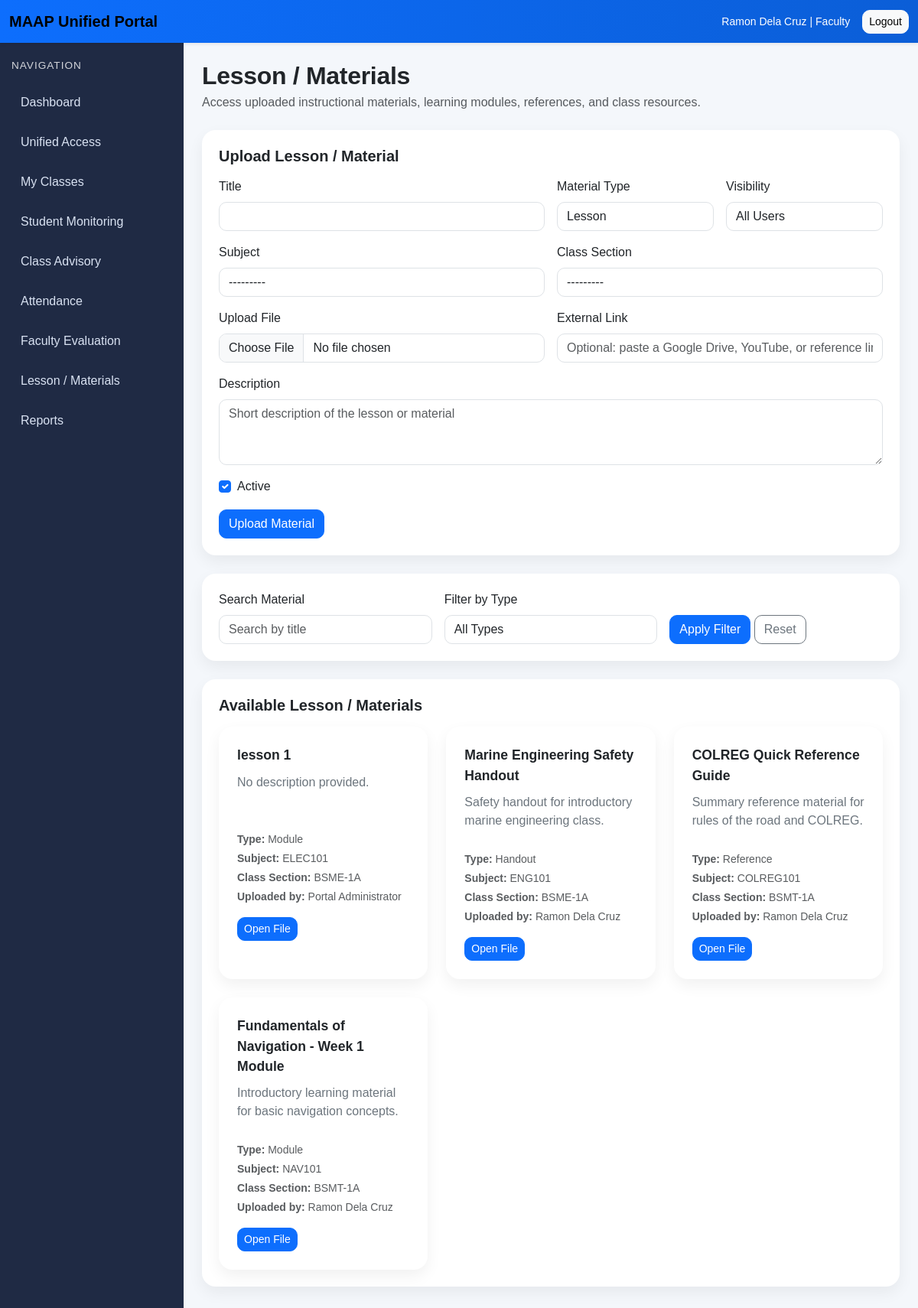
/materials/ (signed in), run on the app's committed database.
### accounts/models.py (models this page shows, shortened)
class CustomUser(AbstractUser):
    ROLE_CHOICES = [
        ("admin", "Admin"),
        ("faculty", "Faculty"),
        ("student", "Student"),
    ]
    role = models.CharField(max_length=20, choices=ROLE_CHOICES, default="student")

### materials/models.py (models this page shows, shortened)
class LessonMaterial(models.Model):
    MATERIAL_TYPE_CHOICES = [
        ("lesson", "Lesson"),
        ("module", "Module"),
        ("presentation", "Presentation"),
        ("handout", "Handout"),
        ("activity", "Activity"),
        ("reference", "Reference"),
        ("link", "External Link"),
    ]
    VISIBILITY_CHOICES = [
        ("all", "All Users"),
        ("students", "Students Only"),
        ("faculty", "Faculty Only"),
    ]
    title = models.CharField(max_length=200)
    description = models.TextField(blank=True)
    material_type = models.CharField(
        max_length=30,
        choices=MATERIAL_TYPE_CHOICES,
        default="lesson"
    )
    subject = models.ForeignKey(
        Subject,
        on_delete=models.SET_NULL,
        null=True,
        blank=True,
        related_name="lesson_materials"
    )
    class_section = models.ForeignKey(
        ClassSection,
        on_delete=models.SET_NULL,
        null=True,
        blank=True,
        related_name="lesson_materials"
    )
    file = models.FileField(
        upload_to="lesson_materials/",
        null=True,
        blank=True
    )
    external_link = models.URLField(blank=True)
    visibility = models.CharField(
        max_length=20,
        choices=VISIBILITY_CHOICES,
        default="all"
    )
    uploaded_by = models.ForeignKey(
        settings.AUTH_USER_MODEL,
        on_delete=models.SET_NULL,
        null=True,
        blank=True,
        related_name="uploaded_lesson_materials"
    )
    is_active = models.BooleanField(default=True)
    uploaded_at = models.DateTimeField(auto_now_add=True)
    class Meta:
        ordering = ["-uploaded_at"]

### academics/models.py (models this page shows)
class Subject(models.Model):
    code = models.CharField(max_length=20, unique=True)
    title = models.CharField(max_length=200)
    units = models.PositiveIntegerField(default=3)
    department = models.ForeignKey(
        Department,
        on_delete=models.SET_NULL,
        null=True,
        blank=True,
        related_name="subjects"
    )
    class Meta:
        ordering = ["code"]
    def __str__(self):
        return f"{self.code} - {self.title}"

class ClassSection(models.Model):
    subject = models.ForeignKey(
        Subject,
        on_delete=models.CASCADE,
        related_name="class_sections"
    )
    faculty = models.ForeignKey(
        FacultyProfile,
        on_delete=models.SET_NULL,
        null=True,
        blank=True,
        related_name="classes_handled"
    )
    section_name = models.CharField(max_length=50)
    term = models.CharField(max_length=30)
    school_year = models.CharField(max_length=20)
    schedule = models.CharField(max_length=100, blank=True)
    room = models.CharField(max_length=50, blank=True)
    class Meta:
        ordering = ["school_year", "term", "section_name"]
        unique_together = ("subject", "section_name", "term", "school_year")
    def __str__(self):
        return f"{self.subject.code} - {self.section_name} ({self.term} {self.school_year})"

### materials/views.py (the view)
# urls.py: path("", views.lesson_materials_repository, name="lesson-materials"),
@login_required
def lesson_materials_repository(request):
    can_upload = request.user.role in ["admin", "faculty"]
    if request.method == "POST":
        if not can_upload:
            messages.error(request, "You are not allowed to upload lesson materials.")
            return redirect("lesson-materials")
        form = LessonMaterialForm(request.POST, request.FILES, user=request.user)
        if form.is_valid():
            material = form.save(commit=False)
            material.uploaded_by = request.user
            material.save()
            messages.success(request, "Lesson material uploaded successfully.")
            return redirect("lesson-materials")
    else:
        form = LessonMaterialForm(user=request.user)
    materials = (
        LessonMaterial.objects
        .filter(is_active=True)
        .select_related("subject", "class_section", "uploaded_by")
        .order_by("-uploaded_at")
    )
    if request.user.role == "student":
        materials = materials.exclude(visibility="faculty")
    elif request.user.role == "faculty":
        materials = materials.exclude(visibility="students")
    elif request.user.role != "admin":
        materials = materials.filter(visibility="all")
    selected_type = request.GET.get("type", "")
    selected_keyword = request.GET.get("q", "")
    if selected_type:
        materials = materials.filter(material_type=selected_type)
    if selected_keyword:
        materials = materials.filter(title__icontains=selected_keyword)
    context = {
        "page_title": "Lesson / Materials",
        "form": form,
        "materials": materials,
        "can_upload": can_upload,
        "selected_type": selected_type,
        "selected_keyword": selected_keyword,
        "material_type_choices": LessonMaterial.MATERIAL_TYPE_CHOICES,
    }
    return render(request, "materials/lesson_materials_repository.html", context)

### templates/materials/lesson_materials_repository.html (shortened to what this page needs)
{% extends "base.html" %}
{% block content %}
<div class="page-header">
    <h2 class="fw-bold mb-1">Lesson / Materials</h2>
    <p class="text-muted mb-0">
        Access uploaded instructional materials, learning modules, references, and class resources.
    </p>
</div>
{% if can_upload %}
<div class="section-box mb-4">
    <h5 class="fw-bold mb-3">Upload Lesson / Material</h5>
    <form method="post" enctype="multipart/form-data">
        <div class="row g-3">
            <div class="col-md-6">
                <label class="form-label">Title</label>
                {{ form.title }}
            </div>
            <div class="col-md-3">
                <label class="form-label">Material Type</label>
                {{ form.material_type }}
            </div>
            <div class="col-md-3">
                <label class="form-label">Visibility</label>
                {{ form.visibility }}
            </div>
            <div class="col-md-6">
                <label class="form-label">Subject</label>
                {{ form.subject }}
            </div>
            <div class="col-md-6">
                <label class="form-label">Class Section</label>
                {{ form.class_section }}
            </div>
            <div class="col-md-6">
                <label class="form-label">Upload File</label>
                {{ form.file }}
            </div>
            <div class="col-md-6">
                <label class="form-label">External Link</label>
                {{ form.external_link }}
            </div>
            <div class="col-12">
                <label class="form-label">Description</label>
                {{ form.description }}
            </div>
            <div class="col-12">
                <div class="form-check">
                    {{ form.is_active }}
                    <label class="form-check-label">Active</label>
                </div>
            </div>
        </div>
        <button type="submit" class="btn btn-primary mt-3">
            Upload Material
        </button>
    </form>
</div>
{% endif %}
<div class="section-box mb-4">
    <form method="get" class="row g-3 align-items-end">
        <div class="col-md-4">
            <label class="form-label">Search Material</label>
            <input type="text"
                   name="q"
                   class="form-control"
                   value="{{ selected_keyword }}"
                   placeholder="Search by title">
        </div>
        <div class="col-md-4">
            <label class="form-label">Filter by Type</label>
            <select name="type" class="form-control">
                <option value="">All Types</option>
            </select>
        </div>
        <div class="col-md-4">
            <button type="submit" class="btn btn-primary">Apply Filter</button>
            <a href="{% url 'lesson-materials' %}" class="btn btn-outline-secondary">Reset</a>
        </div>
    </form>
</div>
<div class="section-box">
    <h5 class="fw-bold mb-3">Available Lesson / Materials</h5>
    <div class="row g-4">
        {% for item in materials %}
        <div class="col-md-6 col-xl-4">
            <div class="card access-card h-100">
                <div class="card-body">
                    <div class="access-card-title">{{ item.title }}</div>
                    <p class="access-card-text">
                        {{ item.description|default:"No description provided." }}
                    </p>
                    <p class="small text-muted mb-1">
                        <strong>Type:</strong> {{ item.get_material_type_display }}
                    </p>
                    <p class="small text-muted mb-1">
                        <strong>Subject:</strong>
                        {% if item.subject %}
                            {{ item.subject.code }}
                        {% else %}
                            General
                        {% endif %}
                    </p>
                    <p class="small text-muted mb-1">
                        <strong>Class Section:</strong>
                        {% if item.class_section %}
                            {{ item.class_section.section_name }}
                        {% else %}
                            All Sections
                        {% endif %}
                    </p>
                    <p class="small text-muted mb-3">
                        <strong>Uploaded by:</strong>
                        {% if item.uploaded_by %}
                            {{ item.uploaded_by.get_full_name|default:item.uploaded_by.username }}
                        {% else %}
                            -
                        {% endif %}
                    </p>
                    <div class="d-flex gap-2 flex-wrap">
                        {% if item.file %}
                            <a href="{{ item.file.url }}"
                               target="_blank"
                               class="btn btn-primary btn-sm">
                                Open File
                            </a>
                        {% endif %}
                    </div>
                </div>
            </div>
        </div>
        {% empty %}
        <div class="col-12">
            <p class="text-muted mb-0">No lesson materials available yet.</p>
        </div>
        {% endfor %}
    </div>
</div>
{% endblock %}

### templates/base.html (shortened to what this page needs)
{% load static %}
<!DOCTYPE html>
<html lang="en">
<head>
    <link href="https://cdn.jsdelivr.net/npm/bootstrap@5.3.3/dist/css/bootstrap.min.css" rel="stylesheet">
    <link rel="stylesheet" href="{% static 'css/portal.css' %}">
</head>
<body>
{% if user.is_authenticated %}
    <nav class="navbar navbar-expand-lg portal-navbar shadow-sm">
        <div class="container-fluid">
            <a class="navbar-brand fw-bold" href="{% url 'role-redirect' %}">
                MAAP Unified Portal
            </a>
            <div class="d-flex align-items-center gap-3 ms-auto">
                <span class="text-white small">
                    {{ user.get_full_name|default:user.username }} | {{ user.role|title }}
                </span>
                <form method="post" action="{% url 'logout' %}">
                    <button type="submit" class="btn btn-light btn-sm">Logout</button>
                </form>
            </div>
        </div>
    </nav>
    <div class="portal-wrapper">
        <aside class="portal-sidebar">
            <div class="sidebar-heading">Navigation</div>
            <a href="{% url 'role-redirect' %}" class="sidebar-link">Dashboard</a>
            <a href="{% url 'unified-access' %}" class="sidebar-link">Unified Access</a>
            {% if user.role == 'admin' %}
                    <a href="{% url 'admin-faculty-list' %}" class="sidebar-link">Faculty</a>
                    <button class="sidebar-link sidebar-toggle {% if '/evaluations/' in request.path %}active{% endif %}"
                        type="button"
                        data-bs-toggle="collapse"
                        data-bs-target="#evaluationSubMenu"
                        aria-expanded="{% if '/evaluations/' in request.path %}true{% else %}false{% endif %}"
                        aria-controls="evaluationSubMenu">Evaluation<span class="sidebar-arrow">▾</span>
                    </button>
                        <div class="collapse {% if '/evaluations/' in request.path %}show{% endif %}" id="evaluationSubMenu">
                            <div class="sidebar-submenu">
                                <a href="{% url 'evaluation-input' %}" class="sidebar-sublink">Evaluation Input</a>
                                <a href="{% url 'evaluation-summary' %}" class="sidebar-sublink">Evaluation Summary</a>
                            </div>
                        </div>
                <a href="{% url 'reports-index' %}" class="sidebar-link">Reports</a>
                <a href="{% url 'forms-repository' %}" class="sidebar-link">Forms</a>
            {% elif user.role == 'faculty' %}
                <a href="{% url 'faculty-class-list' %}" class="sidebar-link">My Classes</a>
                <a href="{% url 'faculty-student-monitoring' %}" class="sidebar-link">Student Monitoring</a>
                <a href="{% url 'faculty-class-advisory' %}" class="sidebar-link">Class Advisory</a>
                <a href="{% url 'faculty-attendance-class-list' %}" class="sidebar-link">Attendance</a>
                <a href="{% url 'faculty-evaluation-dashboard' %}" class="sidebar-link">Faculty Evaluation</a>
                <a href="{% url 'lesson-materials' %}" class="sidebar-link">Lesson / Materials</a>
                <a href="{% url 'reports-index' %}" class="sidebar-link">Reports</a>
            {% endif %}
        </aside>
        <main class="portal-content">
{% else %}
    <div class="container py-5">
        <div class="row justify-content-center">
            <div class="col-md-6 col-lg-5">
{% endif %}
                {% block content %}{% endblock %}
{% if user.is_authenticated %}
        </main>
    </div>
{% else %}
            </div>
        </div>
    </div>
{% endif %}
</body>
</html>

### static/css/portal.css (style rules this page uses)
body { background-color: #f4f7fb; font-family: Arial, sans-serif; margin: 0; overflow-x: hidden; }
.portal-navbar { background: linear-gradient(90deg, #0d6efd, #0b5ed7); }
.portal-wrapper { display: flex; min-height: calc(100vh - 56px); width: 100%; max-width: 100vw; min-width: 0; overflow-x: hidden; }
.portal-sidebar { width: 240px; flex: 0 0 240px; background-color: #1f2a44; color: #ffffff; padding: 20px 15px; }
.sidebar-heading { font-size: 0.85rem; text-transform: uppercase; letter-spacing: 1px; margin-bottom: 16px; opacity: 0.8; }
.sidebar-link { display: block; color: #d9e2f2; text-decoration: none; padding: 10px 12px; margin-bottom: 8px; border-radius: 10px; transition: 0.2s ease; }
.portal-content { flex: 1 1 auto; width: calc(100vw - 240px); max-width: calc(100vw - 240px); padding: 24px; min-width: 0; overflow-x: hidden; box-sizing: border-box; }
.page-header { margin-bottom: 24px; }
.access-card { border: none; border-radius: 18px; box-shadow: 0 8px 20px rgba(0, 0, 0, 0.06); transition: transform 0.2s ease, box-shadow 0.2s ease; height: 100%; }
.access-card .card-body { padding: 24px; }
.access-card-title { font-size: 1.1rem; font-weight: 700; margin-bottom: 10px; }
.access-card-text { color: #6c757d; min-height: 60px; }
.section-box { background: #ffffff; border-radius: 18px; padding: 22px; box-shadow: 0 8px 20px rgba(0, 0, 0, 0.06); }
.btn { border-radius: 10px; }
.form-control, .form-select { border-radius: 10px; }
.page-header h2 { letter-spacing: -0.3px; }
.section-box { margin-bottom: 4px; }
.admin-dashboard *, .portal-content * { box-sizing: border-box; }

### data on the page
CustomUser: get_full_name "Ramon Dela Cruz", role "Faculty"
LessonMaterial: title "lesson 1", description "No description provided.", material_type "Module", subject.code "ELEC101", class_section.section_name "BSME-1A", uploaded_by.get_full_name "Portal Administrator"
LessonMaterial: title "Marine Engineering Safety Handout", description "Safety handout for introductory marine engineering class.", material_type "Handout", subject.code "ENG101", class_section.section_name "BSME-1A", uploaded_by.get_full_name "Ramon Dela Cruz"
LessonMaterial: title "COLREG Quick Reference Guide", description "Summary reference material for rules of the road and COLREG.", material_type "Reference", subject.code "COLREG101", class_section.section_name "BSMT-1A", uploaded_by.get_full_name "Ramon Dela Cruz"
LessonMaterial: title "Fundamentals of Navigation - Week 1 Module", description "Introductory learning material for basic navigation concepts.", material_type "Module", subject.code "NAV101", class_section.section_name "BSMT-1A", uploaded_by.get_full_name "Ramon Dela Cruz"
